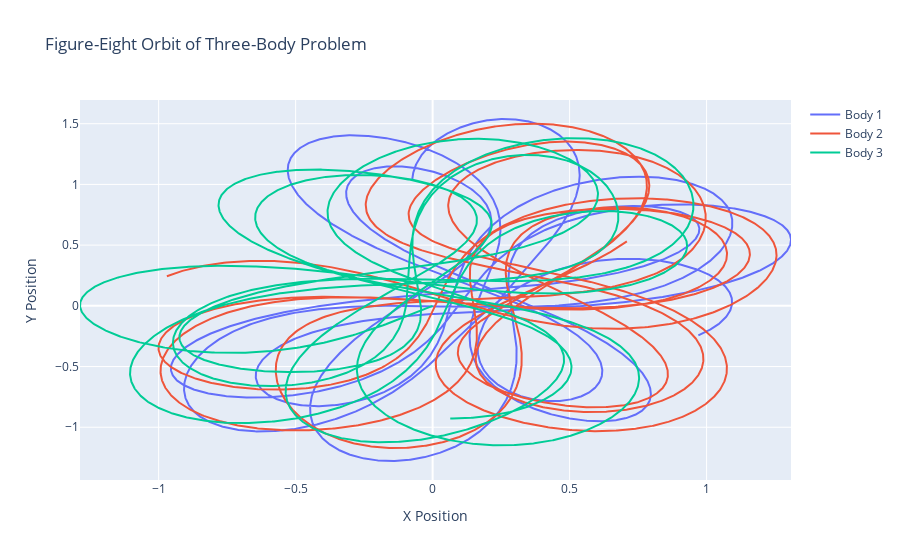

Notebook cell for this chart:
### Code cell
import numpy as np
import plotly.graph_objects as go

# Constants
G = 0.9  # Gravitational constant
m = 1.0  # Mass of each body
dt = 0.01  # Time step
steps = 5000  # Number of steps

# Initial positions and velocities for figure-eight orbit (from Chenciner & Montgomery 2000)
r1 = np.array([0.97000436, -0.24308753])
r2 = -r1
r3 = np.array([0.0, 0.0])

v1 = np.array([0.4662036850, 0.4323657300])
v2 = 1.03*v1
v3 = -2 * v1

# Initialize arrays to store trajectories
r1_traj, r2_traj, r3_traj = [], [], []

# Function to compute acceleration due to gravity
def acceleration(r_i, r_j):
    diff = r_j - r_i
    return G * m * diff / np.linalg.norm(diff)**3

# Simulation loop
for _ in range(steps):
    # Store current positions
    r1_traj.append(r1.copy())
    r2_traj.append(r2.copy())
    r3_traj.append(r3.copy())

    # Compute accelerations
    a1 = acceleration(r1, r2) + acceleration(r1, r3)
    a2 = acceleration(r2, r1) + acceleration(r2, r3)
    a3 = acceleration(r3, r1) + acceleration(r3, r2)

    # Update velocities
    v1 += a1 * dt
    v2 += a2 * dt
    v3 += a3 * dt

    # Update positions
    r1 += v1 * dt
    r2 += v2 * dt
    r3 += v3 * dt

# Convert trajectories to numpy arrays
r1_traj = np.array(r1_traj)
r2_traj = np.array(r2_traj)
r3_traj = np.array(r3_traj)

# Create plot
fig = go.Figure()
fig.add_trace(go.Scatter(x=r1_traj[:,0], y=r1_traj[:,1], mode='lines', name='Body 1'))
fig.add_trace(go.Scatter(x=r2_traj[:,0], y=r2_traj[:,1], mode='lines', name='Body 2'))
fig.add_trace(go.Scatter(x=r3_traj[:,0], y=r3_traj[:,1], mode='lines', name='Body 3'))
fig.update_layout(title='Figure-Eight Orbit of Three-Body Problem',
                  xaxis_title='X Position',
                  yaxis_title='Y Position',
                  showlegend=True)

# Save plot
#fig.write_image("figure_eight_orbit.png")
#fig.write_json("figure_eight_orbit.json")

### Figure 1 — Plotly figure (JSON) as saved in the notebook; plotly's stock layout.template omitted (floating-point values rounded to 4 significant figures; data arrays with more than 128 entries replaced by an {"elided": "..."} marker saying what was removed)
{"data": [{"mode": "lines", "name": "Body 1", "type": "scatter", "x": {"elided": "5000 float values"}, "y": {"elided": "5000 float values"}}, {"mode": "lines", "name": "Body 2", "type": "scatter", "x": {"elided": "5000 float values"}, "y": {"elided": "5000 float values"}}, {"mode": "lines", "name": "Body 3", "type": "scatter", "x": {"elided": "5000 float values"}, "y": {"elided": "5000 float values"}}], "layout": {"showlegend": true, "title": {"text": "Figure-Eight Orbit of Three-Body Problem"}, "xaxis": {"title": {"text": "X Position"}}, "yaxis": {"title": {"text": "Y Position"}}}}
